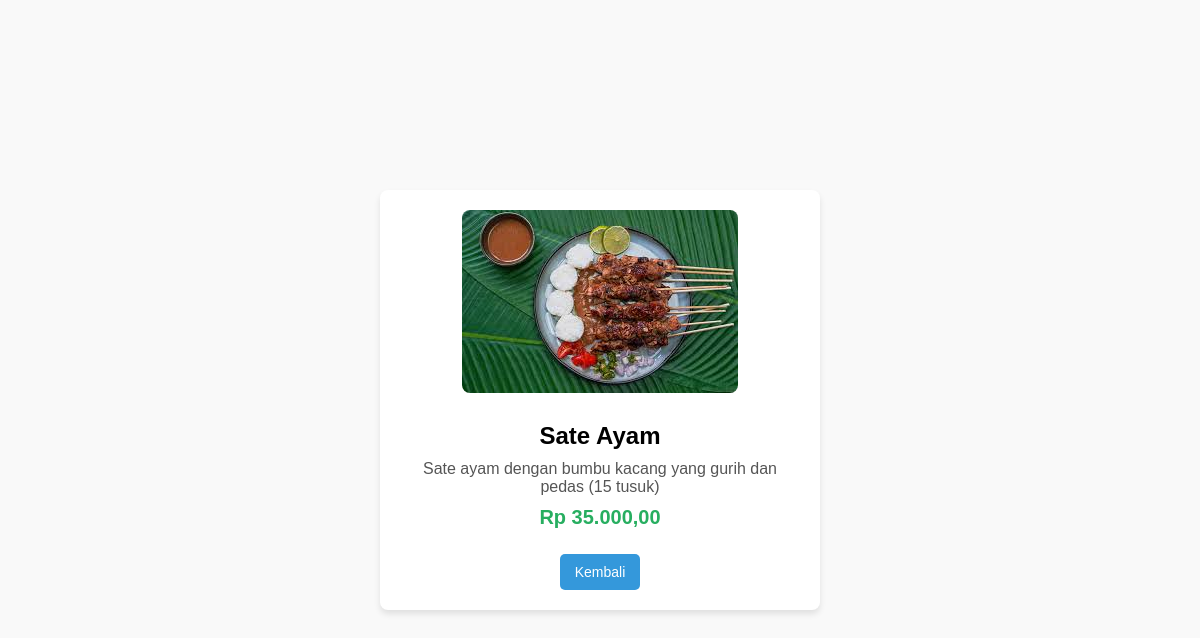
The app's page /menu_detail.php?id=2 with its own data.
### tables this page shows
CREATE TABLE `menus` (
  `id` int(11) NOT NULL,
  `name` varchar(255) NOT NULL,
  `description` text NOT NULL,
  `price` decimal(10,2) NOT NULL,
  `image` varchar(255) NOT NULL,
  `category` enum('makanan','minuman','snack') NOT NULL
);

### menu_detail.php (the view, shortened to what this page needs)
<?php
$conn = new mysqli('localhost', 'root', '', 'resto_online');
if (isset($_GET['id'])) {
    $menu_id = $_GET['id'];
    $sql = "SELECT * FROM menus WHERE id = $menu_id";
    $result = $conn->query($sql);
    if ($result->num_rows > 0) {
        $menu = $result->fetch_assoc();
    } else {
        echo "Menu tidak ditemukan.";
    }
} else {
    header("Location: index.php");
    exit();
}
?>
<!DOCTYPE html>
<html lang="id">
<head>
</head>
<body>
    <div class="menu-detail">
        <img src="img/<?php echo $menu['image']; ?>" alt="<?php echo $menu['name']; ?>">
        <h2><?php echo $menu['name']; ?></h2>
        <p><?php echo $menu['description']; ?></p>
        <p class="price">Rp <?php echo number_format($menu['price'], 2, ',', '.'); ?></p>
        <a href="http://localhost/resto_online/" class="back-button">Kembali</a>
    </div>
</body>
</html>

### menu_detail.php (style rules this page uses)
body { display: flex; justify-content: center; align-items: center; min-height: 100vh; margin: 0; font-family: Arial, sans-serif; background-color: #f9f9f9; }
.menu-detail { text-align: center; background: #fff; padding: 20px; border-radius: 8px; box-shadow: 0 4px 6px rgba(0, 0, 0, 0.1); max-width: 400px; width: 100%; }
.menu-detail img { max-width: 100%; height: auto; border-radius: 8px; margin-bottom: 15px; }
.menu-detail h2 { font-size: 24px; margin: 10px 0; }
.menu-detail p { font-size: 16px; margin: 5px 0; color: #555; }
.menu-detail .price { font-size: 20px; font-weight: bold; color: #27ae60; margin-top: 10px; }
.back-button { display: inline-block; margin-top: 20px; padding: 10px 15px; font-size: 14px; color: #fff; background-color: #3498db; text-decoration: none; border-radius: 5px; transition: background-color 0.3s ease; }

### records on screen
menus: image (picture), name "Sate Ayam", description "Sate ayam dengan bumbu kacang yang gurih dan pedas (15 tusuk)", price "35.000,00"
